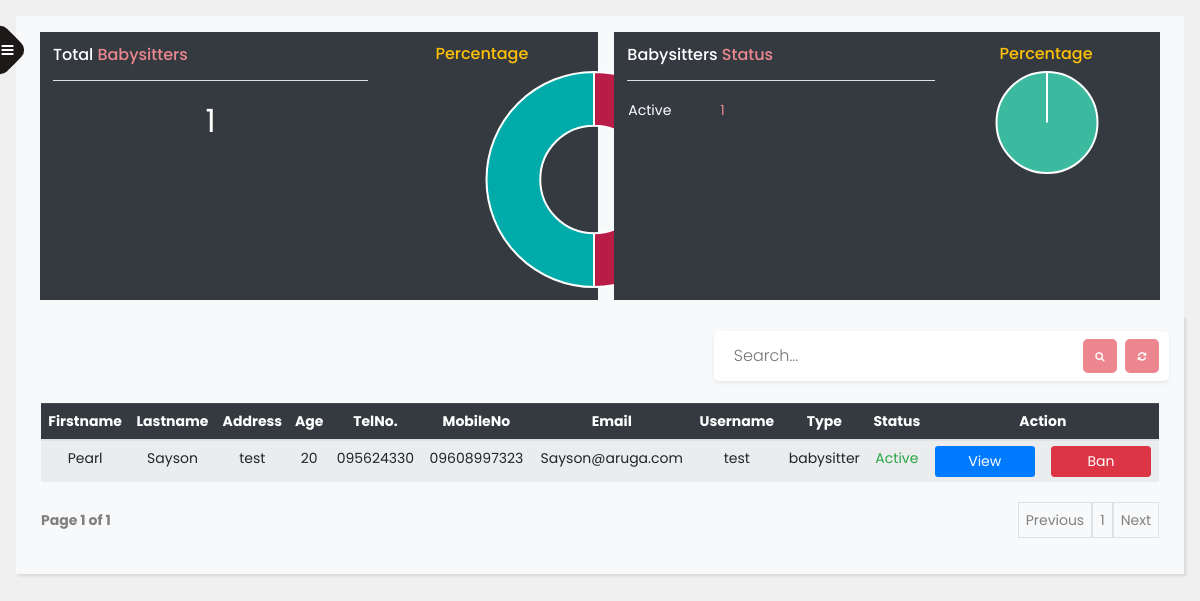
Screenshot of /babysitter.php (signed in) with the database file from the repository.
### tables this page shows
CREATE TABLE `users` (
  `user_id` varchar(50) NOT NULL,
  `lastname` varchar(50) NOT NULL,
  `firstname` varchar(50) NOT NULL,
  `address` varchar(100) NOT NULL,
  `telno` varchar(25) NOT NULL,
  `mobileno` varchar(25) NOT NULL,
  `email` varchar(100) NOT NULL,
  `username` varchar(50) NOT NULL,
  `password` varchar(100) NOT NULL,
  `img` varchar(100) NOT NULL,
  `type` varchar(25) NOT NULL,
  `deleted` varchar(5) NOT NULL,
  `status` varchar(25) NOT NULL,
  `age` int(11) NOT NULL
);

### babysitter.php (the view, shortened to what this page needs)
<?php
include("connect.php");
?>
<!doctype html>
<html lang="en">
<head>
  <link rel="stylesheet" href="css/bootstrap.min.css">
  <link rel="stylesheet" href="https://stackpath.bootstrapcdn.com/font-awesome/4.7.0/css/font-awesome.min.css">
  <link rel="stylesheet" href="css/index.css">
</head>
<body>
  <div class="wrapper d-flex align-items-stretch">
    <nav id="sidebar" class="sidebar">
      <div class="custom-menu ">
        <button type="button" id="sidebarCollapse" name="sidebarCollapse" class="btn btn-primary">
          <i class="fa fa-bars"></i>
        </button>
      </div>
    </nav>
    <div id="content" class="p-3">
      <nav class="navbar navbar-light bg-light" id="navbar">
        <div class="navContent">
          <div class="totalBabysitter bg-dark m-2 p-2">
            <div class="containertotalBabysitter">
              <h6><span class="text-white">Total</span> <span class='babyChartColor'>Babysitters</span></h6>
              <hr class="bg-light ">
              <?php
              $query = mysqli_query($connect, "select count(type) as totalBabysitters from users where type = 'babysitter'");
              $rows = mysqli_fetch_assoc($query);
              $total_bs = $rows['totalBabysitters'];
              echo "<h2 class='fw-bold text-white text-center'>" .$total_bs . "</h2>";
              ?>
            </div>
            <div class="containertotalBabysitter2 p-1 text-center">
              <h6 class="text-warning">Percentage</h6>
              <canvas id="total-baby-canvas"></canvas>
              <?php
              $sql = "SELECT count(`type`) as count FROM `users` GROUP BY type";
              $query = mysqli_query($connect, $sql);
              $total_users_count = 0;
              while($tb_rows = mysqli_fetch_assoc($query)){
                $tbt_count[] = $tb_rows['count'];
                $total_users_count += $tb_rows['count'];
              }
              foreach ($tbt_count as $data){
                $tbt_data[] = round((($data / $total_users_count) * 100), 2);
              }
              ?>
              <script>
                var barColors = [
                  "#b91d47",
                  "#00aba9",
                ];
                new Chart("total-baby-canvas", {
                  type: "doughnut",
                  data: {
                    labels: ["Babysitter", "Parents"],
                    datasets: [{
                      backgroundColor: barColors,
                      data: <?php echo json_encode($tbt_data); ?>
                    }]
                  },
                  options: {
                    title: {
                      display: false
                    },
                    legend: {
                      display: false
                    }
                  }
                });
              </script>
            </div>
          </div>
          <div class="totalBabysitter bg-dark text-white m-2 p-2">
            <div class="containertotalBabysitter">
              <section>
                <h6>Babysitters <span class='babyChartColor'>Status</span></h6>
                <hr class="bg-light">
              </section>
              <section>
                <?php
                $query = mysqli_query($connect, "select status,count(status) as count from users where type='babysitter' group by status");
                echo "<table class='htable'>";
                while ($rows = mysqli_fetch_assoc($query)) {
                  echo "  <tr>";
                  echo "    <td>" . $rows['status'] . "</td>";
                  echo "    <td class='pl-5'>" . $rows['count'] . "</td>";
                  echo "  </tr>";
                }
                echo "</table>";
                ?>
              </section>
            </div>
            <div class="containertotalBabysitter2 p-1">
              <h6 class="text-warning text-center">Percentage</h6>
              <canvas id="activebabysitter"></canvas>
              <?php
              $totalquery = mysqli_query($connect, "select count(*) as total from users where type='babysitter'");
              $tb_query = mysqli_fetch_assoc($totalquery);
              $tb_count = $tb_query['total'];
              $sql = "select status,count(status) as count from users where type='babysitter' group by status";
              $query = mysqli_query($connect, $sql);
              foreach ($query as $data) {
                $title[] = $data['status'];
                $count1[] = round((($data['count'] / $tb_count) * 100), 2);
              }
              ?>
              <script>
                new Chart("activebabysitter", {
                  type: 'pie',
                  data: {
                    labels: <?php echo json_encode($title); ?>,
                    datasets: [{
                      // label: "Population (millions)",
                      backgroundColor: ["#3cba9f", "#b91d47", "#3e95cd", "#e8c3b9", "#c45850"],
                      data: <?php echo json_encode($count1); ?>
                    }]
                  },
                  options: {
                    title: {
                      display: false,
                    },
                    legend: {
                      display: false
                    }
                  }
                });
              </script>
            </div>
          </div>
        </div>
      </nav>
      <section class="section bg-light">
        <div class="search shadow-sm">
          <form method="post" id="searchform">
            <input type="text" class="search-input" name="keyword" placeholder="Search..." name="search" required>
            <a href="babysitter.php">
              <button type="button" class="search-icon" name="submitSearch" id="submitSearch">
                <i class="fa fa-refresh"></i>
              </button>
            </a>
            <button type="submit" class="search-icon mr-2" name="submitSearch" id="submitSearch">
              <i class="fa fa-search"></i>
            </button>
          </form>
        </div>
        <div class="babysitterContent" id="babysitterContent">
          <div class="fullTable ">
            <form method='post' class="table-responsive">
              <table class='table table-striped table-sm text-nowrap'>
                <thead class='table-dark'>
                  <tr>
                    <th>Firstname</th>
                    <th>Lastname</th>
                    <th>Address</th>
                    <th>Age</th>
                    <th>TelNo.</th>
                    <th>MobileNo</th>
                    <th>Email</th>
                    <th>Username</th>
                    <th>Type</th>
                    <th>Status</th>
                    <th colspan='2'>Action</th>
                  </tr>
                </thead>
                <tbody>
                  <?php
                  if (isset($_GET['page_no']) && $_GET['page_no'] != "") {
                    $page_no = $_GET['page_no'];
                  } else {
                    $page_no = 1;
                  }
                  $total_records_per_page = 10;
                  $offset = ($page_no - 1) * $total_records_per_page;
                  $previous_page = $page_no - 1;
                  $next_page = $page_no + 1;
                  if(isset($_POST['submitSearch'])){
                    $keyword = strval($_POST['keyword']);
                    $result_sql = "SELECT count(*) as total_records FROM `users` WHERE  (
                                    `firstname` like '%" . $keyword . "%'
                                    or `lastname` like '%" . $keyword . "%'
                                    or `address` like '%" . $keyword . "%'
                                    or `age` like '%" . $keyword . "%'
                                    or `telno` like '%" . $keyword . "%'
                                    or `mobileno` like '%" . $keyword . "%'
                                    or `email` like '%" . $keyword . "%'
                                    or `username` like '%" . $keyword . "%'
                                    or `type` like '%" . $keyword . "%'
                                    or `status` like '%" . $keyword . "%' )
                                    and type = 'babysitter'";
                    $result_count = mysqli_query($connect, $result_sql);
                    $total_records = mysqli_fetch_array($result_count);
                    $total_records = $total_records['total_records'];
                    $total_no_of_pages = ceil($total_records / $total_records_per_page);
                    $second_last = $total_no_of_pages - 1;
                    if ($keyword == '' || empty($keyword)) {
                      $message = "No data found!";
                    }
                    else {
                      $sql_result = "SELECT * FROM `users`WHERE  (
                        `firstname` like '%" . $keyword . "%'
                        or `lastname` like '%" . $keyword . "%'
                        or `address` like '%" . $keyword . "%'
                        or `age` like '%" . $keyword . "%'
                        or `telno` like '%" . $keyword . "%'
                        or `mobileno` like '%" . $keyword . "%'
                        or `email` like '%" . $keyword . "%'
                        or `username` like '%" . $keyword . "%'
                        or `type` like '%" . $keyword . "%'
                        or `status` like '%" . $keyword . "%' )
                        and type = 'babysitter'
                        LIMIT $offset, $total_records_per_page";
                    }
                  }
                  else{
                    $result_count = mysqli_query($connect, "SELECT COUNT(*) As total_records FROM users where type = 'babysitter'");
                    $total_records = mysqli_fetch_array($result_count);
                    $total_records = $total_records['total_records'];
                    $total_no_of_pages = ceil($total_records / $total_records_per_page);
                    $sql_result = "SELECT * FROM `users` WHERE `type` = 'babysitter' LIMIT $offset, $total_records_per_page";
                  }
                  $result = mysqli_query($connect,$sql_result);
                  if (mysqli_num_rows($result) > 0) {
                    while ($row = mysqli_fetch_array($result)) {
                      echo "<tr>
                            <td>" . $row['firstname'] . "</td>
                            <td>" . $row['lastname'] . "</td>
                            <td>" . $row['address'] . "</td>
                            <td>" . $row['age'] . "</td>
                            <td>" . $row['telno'] . "</td>
                            <td>" . $row['mobileno'] . "</td>
                            <td>" . $row['email'] . "</td>
                            <td>" . $row['username'] . "</td>
                            <td>" . $row['type'] . "
                            <input type='text' name='user_id' value=" . $row['user_id'] . " hidden></td>";
                      if (strtolower($row['status']) == "active") {
                        echo "<td class='data_status text-success'>" . $row['status'] . "</td>";
                      } else {
                        echo "<td class='data_status text-danger'>" . $row['status'] . "</td>";
                      }
                      echo "<td>" ?>
                      <button type='button' class='action-head btn btn-sm bg-primary text-white' data-toggle='modal' data-target='#myModal<?php echo $row['user_id'] ?>'>
                        View
                      </button>
                      <?php
                      echo "</td>
                            <td>";
                      if (strtolower($row['status']) == "active") {
                        echo "<a class='confirmation action-head btn btn-sm btn-danger text-white'href='update.php?user_id=" . $row['user_id'] . "&status=" . $row['status'] . "&page=babysitter'>Ban</a>";
                      } else if (strtolower($row['status']) == "banned") {
                        echo "<a class='confirmation action-head btn btn-sm btn-success text-white'href='update.php?user_id=" . $row['user_id'] . "&page=babysitter'>Unban</a>";
                      } else {
                        echo "<a class='action-head btn btn-sm btn-secondary text-white' >Pending</a>";
                      }
                      echo "</td>
                          </tr>"; ?>
                  <?php
                    }
                  } else {
                    $message = "No data Found!";
                  }
                  ?>
                </tbody>
              </table>
            </form>
          </div>
          <div class="pageCount">
            <div class="page_of">
              <strong>Page
                <?php echo $page_no . " of " . $total_no_of_pages; ?>
              </strong>
            </div>
            <div class="page_toggle">
              <ul class="pagination">
                <li <?php if ($page_no <= 1) {
                      echo "class='disabled'";
                    } ?>>
                  <a <?php if ($page_no > 1) {
                        echo "href='?page_no=$previous_page'";
                      } ?> class="border">Previous</a>
                </li>
                <?php
                if ($total_no_of_pages <= 10) {
                  for ($counter = 1; $counter <= $total_no_of_pages; $counter++) {
                    if ($counter == $page_no) {
                      echo "<li class='active'><a class='border'>$counter</a></li>";
                    } else {
                      echo "<li><a href='?page_no=$counter' class='border'>$counter</a></li>";
                    }
                  }
                }
                ?>
                <li <?php if ($page_no >= $total_no_of_pages) {
                      echo "class='disabled'";
                    } ?>>
                  <a <?php if ($page_no < $total_no_of_pages) {
                        echo "href='?page_no=$next_page'";
                      } ?> class='border'>Next</a>
                </li>
              </ul>
            </div>
          </div>
        </div>
    </div>
  </div>
</body>
</html>

### rows the page displays
users: firstname "Pearl", lastname "Sayson", address "test", age "20", telno "095624330", mobileno "09608997323", email "Sayson@aruga.com", username "test", type "babysitter", status "Active"

### other values shown
$total_bs "1"
$rows['status'] "Active"
$rows['count'] "1"
$page_no "1"
$total_no_of_pages "1"
chart data {{ json_encode($tbt_data) }} [50,50]
